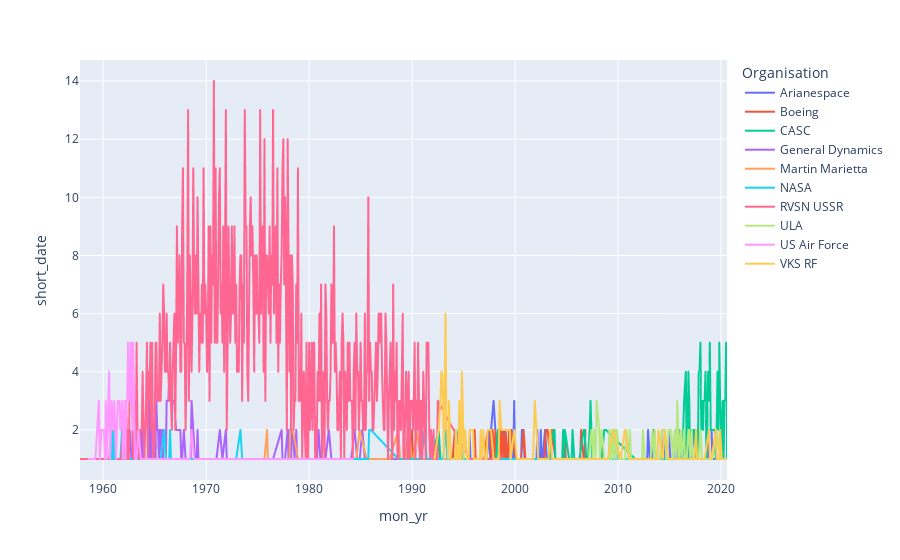

The notebook cell this image was saved under:
### Code cell
# Now we can plot df_top_organisations_monthly with a line plot o track number of launches with "short_date" over time "month_year" for each "Organisation"
# plot the data from df_top_organisations_monthly, for each "Organisation" with the x-axis set to "month_year" and the y-axis set to "short_date"
import plotly.express as px
import pandas as pd

# Convert the "month_year" from Period to a timestamp named mon_yr
df_top_organisations_monthly["mon_yr"] = df_top_organisations_monthly["month_year"].dt.to_timestamp()
df_top_organisations_monthly.head()

# Plot the data from df_top_organisations_monthly with x-axis of mon_yr, the y-axis of "Mission_Status" and the color set to "Organisation"
fig = px.line(df_top_organisations_monthly, x="mon_yr", y="short_date", color="Organisation")
fig.show()
